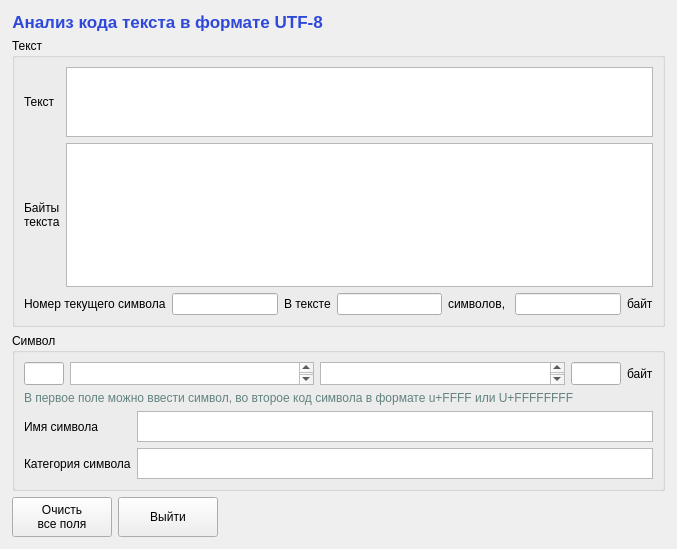
<?xml version="1.0" encoding="UTF-8"?>
<ui version="4.0">
 <class>MainWindow</class>
 <widget class="QMainWindow" name="MainWindow">
  <property name="geometry">
   <rect>
    <x>0</x>
    <y>0</y>
    <width>677</width>
    <height>549</height>
   </rect>
  </property>
  <property name="sizePolicy">
   <sizepolicy hsizetype="Minimum" vsizetype="Minimum">
    <horstretch>0</horstretch>
    <verstretch>0</verstretch>
   </sizepolicy>
  </property>
  <property name="maximumSize">
   <size>
    <width>16777215</width>
    <height>1000000</height>
   </size>
  </property>
  <property name="windowTitle">
   <string>MainWindow</string>
  </property>
  <widget class="QWidget" name="centralwidget">
   <property name="minimumSize">
    <size>
     <width>0</width>
     <height>35</height>
    </size>
   </property>
   <layout class="QVBoxLayout" name="verticalLayout_3">
    <property name="leftMargin">
     <number>12</number>
    </property>
    <property name="topMargin">
     <number>12</number>
    </property>
    <property name="rightMargin">
     <number>12</number>
    </property>
    <property name="bottomMargin">
     <number>12</number>
    </property>
    <item>
     <widget class="QLabel" name="labelTitle">
      <property name="sizePolicy">
       <sizepolicy hsizetype="Maximum" vsizetype="Preferred">
        <horstretch>0</horstretch>
        <verstretch>0</verstretch>
       </sizepolicy>
      </property>
      <property name="palette">
       <palette>
        <active>
         <colorrole role="WindowText">
          <brush brushstyle="SolidPattern">
           <color alpha="255">
            <red>47</red>
            <green>72</green>
            <blue>217</blue>
           </color>
          </brush>
         </colorrole>
        </active>
        <inactive>
         <colorrole role="WindowText">
          <brush brushstyle="SolidPattern">
           <color alpha="255">
            <red>47</red>
            <green>72</green>
            <blue>217</blue>
           </color>
          </brush>
         </colorrole>
        </inactive>
        <disabled/>
       </palette>
      </property>
      <property name="font">
       <font>
        <pointsize>13</pointsize>
        <bold>true</bold>
       </font>
      </property>
      <property name="text">
       <string>Анализ кода текста в формате UTF-8</string>
      </property>
      <property name="alignment">
       <set>Qt::AlignmentFlag::AlignCenter</set>
      </property>
     </widget>
    </item>
    <item>
     <widget class="QGroupBox" name="groupBox">
      <property name="title">
       <string>Текст</string>
      </property>
      <layout class="QVBoxLayout" name="verticalLayout">
       <item>
        <layout class="QGridLayout" name="gridLayout" rowstretch="2,5">
         <item row="0" column="0">
          <widget class="QLabel" name="label_3">
           <property name="sizePolicy">
            <sizepolicy hsizetype="Fixed" vsizetype="Maximum">
             <horstretch>0</horstretch>
             <verstretch>0</verstretch>
            </sizepolicy>
           </property>
           <property name="text">
            <string>Текст</string>
           </property>
          </widget>
         </item>
         <item row="1" column="0">
          <widget class="QLabel" name="label_4">
           <property name="text">
            <string>Байты
текста</string>
           </property>
          </widget>
         </item>
         <item row="1" column="1">
          <widget class="QPlainTextEdit" name="txt_text_bytes">
           <property name="sizePolicy">
            <sizepolicy hsizetype="Preferred" vsizetype="Ignored">
             <horstretch>0</horstretch>
             <verstretch>0</verstretch>
            </sizepolicy>
           </property>
           <property name="minimumSize">
            <size>
             <width>0</width>
             <height>25</height>
            </size>
           </property>
           <property name="maximumSize">
            <size>
             <width>16777215</width>
             <height>16777215</height>
            </size>
           </property>
           <property name="readOnly">
            <bool>true</bool>
           </property>
          </widget>
         </item>
         <item row="0" column="1">
          <widget class="QPlainTextEdit" name="txt_text_input"/>
         </item>
        </layout>
       </item>
       <item>
        <layout class="QHBoxLayout" name="horizontalLayout">
         <item>
          <widget class="QLabel" name="label_9">
           <property name="sizePolicy">
            <sizepolicy hsizetype="Maximum" vsizetype="Maximum">
             <horstretch>0</horstretch>
             <verstretch>0</verstretch>
            </sizepolicy>
           </property>
           <property name="text">
            <string>Номер текущего символа</string>
           </property>
          </widget>
         </item>
         <item>
          <widget class="QLineEdit" name="txt_num_symbol">
           <property name="sizePolicy">
            <sizepolicy hsizetype="Maximum" vsizetype="Fixed">
             <horstretch>0</horstretch>
             <verstretch>0</verstretch>
            </sizepolicy>
           </property>
           <property name="readOnly">
            <bool>true</bool>
           </property>
          </widget>
         </item>
         <item>
          <widget class="QLabel" name="label_7">
           <property name="sizePolicy">
            <sizepolicy hsizetype="Maximum" vsizetype="Maximum">
             <horstretch>0</horstretch>
             <verstretch>0</verstretch>
            </sizepolicy>
           </property>
           <property name="text">
            <string>В тексте</string>
           </property>
          </widget>
         </item>
         <item>
          <widget class="QLineEdit" name="txt_total_chars">
           <property name="sizePolicy">
            <sizepolicy hsizetype="Maximum" vsizetype="Fixed">
             <horstretch>0</horstretch>
             <verstretch>0</verstretch>
            </sizepolicy>
           </property>
           <property name="readOnly">
            <bool>true</bool>
           </property>
          </widget>
         </item>
         <item>
          <widget class="QLabel" name="label">
           <property name="sizePolicy">
            <sizepolicy hsizetype="Maximum" vsizetype="Maximum">
             <horstretch>0</horstretch>
             <verstretch>0</verstretch>
            </sizepolicy>
           </property>
           <property name="text">
            <string>символов, </string>
           </property>
          </widget>
         </item>
         <item>
          <widget class="QLineEdit" name="txt_total_byts">
           <property name="sizePolicy">
            <sizepolicy hsizetype="Maximum" vsizetype="Fixed">
             <horstretch>0</horstretch>
             <verstretch>0</verstretch>
            </sizepolicy>
           </property>
           <property name="readOnly">
            <bool>true</bool>
           </property>
          </widget>
         </item>
         <item>
          <widget class="QLabel" name="label_8">
           <property name="sizePolicy">
            <sizepolicy hsizetype="Maximum" vsizetype="Preferred">
             <horstretch>0</horstretch>
             <verstretch>0</verstretch>
            </sizepolicy>
           </property>
           <property name="text">
            <string>байт</string>
           </property>
          </widget>
         </item>
        </layout>
       </item>
      </layout>
     </widget>
    </item>
    <item>
     <widget class="QGroupBox" name="groupBox_2">
      <property name="title">
       <string>Символ</string>
      </property>
      <layout class="QVBoxLayout" name="verticalLayout_2">
       <item>
        <layout class="QHBoxLayout" name="layuout_char" stretch="0,0,0,0,0">
         <item>
          <widget class="QLineEdit" name="txt_char_input">
           <property name="sizePolicy">
            <sizepolicy hsizetype="Fixed" vsizetype="Fixed">
             <horstretch>0</horstretch>
             <verstretch>0</verstretch>
            </sizepolicy>
           </property>
           <property name="minimumSize">
            <size>
             <width>40</width>
             <height>20</height>
            </size>
           </property>
           <property name="maximumSize">
            <size>
             <width>40</width>
             <height>16777215</height>
            </size>
           </property>
           <property name="palette">
            <palette>
             <active>
              <colorrole role="Text">
               <brush brushstyle="SolidPattern">
                <color alpha="255">
                 <red>0</red>
                 <green>0</green>
                 <blue>255</blue>
                </color>
               </brush>
              </colorrole>
             </active>
             <inactive>
              <colorrole role="Text">
               <brush brushstyle="SolidPattern">
                <color alpha="255">
                 <red>0</red>
                 <green>0</green>
                 <blue>255</blue>
                </color>
               </brush>
              </colorrole>
             </inactive>
             <disabled/>
            </palette>
           </property>
           <property name="font">
            <font>
             <pointsize>13</pointsize>
             <bold>true</bold>
            </font>
           </property>
           <property name="alignment">
            <set>Qt::AlignmentFlag::AlignCenter</set>
           </property>
           <property name="readOnly">
            <bool>false</bool>
           </property>
          </widget>
         </item>
         <item>
          <widget class="QPlainTextEdit" name="txt_char_in_utf">
           <property name="sizePolicy">
            <sizepolicy hsizetype="Preferred" vsizetype="Ignored">
             <horstretch>0</horstretch>
             <verstretch>0</verstretch>
            </sizepolicy>
           </property>
          </widget>
         </item>
         <item>
          <widget class="QPlainTextEdit" name="txt_char_in_byte">
           <property name="sizePolicy">
            <sizepolicy hsizetype="Preferred" vsizetype="Ignored">
             <horstretch>0</horstretch>
             <verstretch>0</verstretch>
            </sizepolicy>
           </property>
           <property name="readOnly">
            <bool>true</bool>
           </property>
          </widget>
         </item>
         <item>
          <widget class="QLineEdit" name="txt_bytes_per_char">
           <property name="sizePolicy">
            <sizepolicy hsizetype="Fixed" vsizetype="Fixed">
             <horstretch>0</horstretch>
             <verstretch>0</verstretch>
            </sizepolicy>
           </property>
           <property name="minimumSize">
            <size>
             <width>50</width>
             <height>0</height>
            </size>
           </property>
           <property name="maximumSize">
            <size>
             <width>50</width>
             <height>16777215</height>
            </size>
           </property>
           <property name="font">
            <font>
             <pointsize>10</pointsize>
            </font>
           </property>
           <property name="alignment">
            <set>Qt::AlignmentFlag::AlignCenter</set>
           </property>
           <property name="readOnly">
            <bool>true</bool>
           </property>
          </widget>
         </item>
         <item>
          <widget class="QLabel" name="label_2">
           <property name="sizePolicy">
            <sizepolicy hsizetype="Maximum" vsizetype="Preferred">
             <horstretch>0</horstretch>
             <verstretch>0</verstretch>
            </sizepolicy>
           </property>
           <property name="text">
            <string>байт</string>
           </property>
          </widget>
         </item>
        </layout>
       </item>
       <item>
        <widget class="QLabel" name="txt_char_message">
         <property name="palette">
          <palette>
           <active>
            <colorrole role="WindowText">
             <brush brushstyle="SolidPattern">
              <color alpha="255">
               <red>98</red>
               <green>131</green>
               <blue>127</blue>
              </color>
             </brush>
            </colorrole>
           </active>
           <inactive>
            <colorrole role="WindowText">
             <brush brushstyle="SolidPattern">
              <color alpha="255">
               <red>98</red>
               <green>131</green>
               <blue>127</blue>
              </color>
             </brush>
            </colorrole>
           </inactive>
           <disabled/>
          </palette>
         </property>
         <property name="text">
          <string>В первое поле можно ввести символ, во второе код символа в формате u+FFFF или U+FFFFFFFF</string>
         </property>
        </widget>
       </item>
       <item>
        <layout class="QGridLayout" name="gridLayout_2">
         <item row="0" column="1">
          <widget class="QPlainTextEdit" name="txt_char_name">
           <property name="sizePolicy">
            <sizepolicy hsizetype="Expanding" vsizetype="Fixed">
             <horstretch>0</horstretch>
             <verstretch>0</verstretch>
            </sizepolicy>
           </property>
           <property name="minimumSize">
            <size>
             <width>0</width>
             <height>31</height>
            </size>
           </property>
           <property name="maximumSize">
            <size>
             <width>16777215</width>
             <height>31</height>
            </size>
           </property>
           <property name="readOnly">
            <bool>true</bool>
           </property>
          </widget>
         </item>
         <item row="1" column="0">
          <widget class="QLabel" name="label_6">
           <property name="text">
            <string>Категория символа</string>
           </property>
          </widget>
         </item>
         <item row="1" column="1">
          <widget class="QPlainTextEdit" name="txt_char_category">
           <property name="sizePolicy">
            <sizepolicy hsizetype="Expanding" vsizetype="Fixed">
             <horstretch>0</horstretch>
             <verstretch>0</verstretch>
            </sizepolicy>
           </property>
           <property name="minimumSize">
            <size>
             <width>0</width>
             <height>31</height>
            </size>
           </property>
           <property name="maximumSize">
            <size>
             <width>16777215</width>
             <height>31</height>
            </size>
           </property>
           <property name="readOnly">
            <bool>true</bool>
           </property>
          </widget>
         </item>
         <item row="0" column="0">
          <widget class="QLabel" name="label_5">
           <property name="text">
            <string>Имя символа</string>
           </property>
          </widget>
         </item>
        </layout>
       </item>
      </layout>
     </widget>
    </item>
    <item>
     <layout class="QHBoxLayout" name="horizontalLayout_2">
      <item>
       <widget class="QPushButton" name="btn_clear">
        <property name="sizePolicy">
         <sizepolicy hsizetype="Minimum" vsizetype="Minimum">
          <horstretch>0</horstretch>
          <verstretch>0</verstretch>
         </sizepolicy>
        </property>
        <property name="minimumSize">
         <size>
          <width>100</width>
          <height>40</height>
         </size>
        </property>
        <property name="maximumSize">
         <size>
          <width>100</width>
          <height>40</height>
         </size>
        </property>
        <property name="text">
         <string>Очисть
все поля</string>
        </property>
       </widget>
      </item>
      <item>
       <widget class="QPushButton" name="btn_exit">
        <property name="sizePolicy">
         <sizepolicy hsizetype="Minimum" vsizetype="Minimum">
          <horstretch>0</horstretch>
          <verstretch>0</verstretch>
         </sizepolicy>
        </property>
        <property name="minimumSize">
         <size>
          <width>100</width>
          <height>40</height>
         </size>
        </property>
        <property name="maximumSize">
         <size>
          <width>100</width>
          <height>40</height>
         </size>
        </property>
        <property name="text">
         <string>Выйти</string>
        </property>
       </widget>
      </item>
      <item>
       <spacer name="horizontalSpacer">
        <property name="orientation">
         <enum>Qt::Orientation::Horizontal</enum>
        </property>
        <property name="sizeHint" stdset="0">
         <size>
          <width>40</width>
          <height>20</height>
         </size>
        </property>
       </spacer>
      </item>
     </layout>
    </item>
   </layout>
  </widget>
 </widget>
 <resources/>
 <connections/>
</ui>
